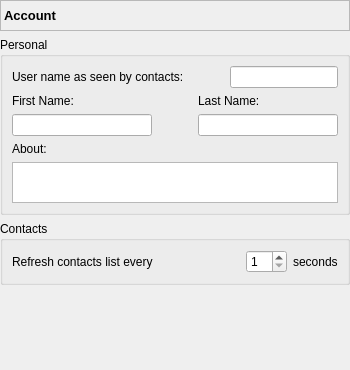
       <widget class="QWidget" name="pageAccount">
        <layout class="QVBoxLayout" name="verticalLayout_11">
         <property name="margin">
          <number>0</number>
         </property>
         <item>
          <widget class="QLabel" name="lblAccountPage">
           <property name="sizePolicy">
            <sizepolicy hsizetype="Preferred" vsizetype="Fixed">
             <horstretch>0</horstretch>
             <verstretch>0</verstretch>
            </sizepolicy>
           </property>
           <property name="minimumSize">
            <size>
             <width>0</width>
             <height>31</height>
            </size>
           </property>
           <property name="font">
            <font>
             <pointsize>10</pointsize>
             <weight>75</weight>
             <bold>true</bold>
            </font>
           </property>
           <property name="frameShape">
            <enum>QFrame::StyledPanel</enum>
           </property>
           <property name="frameShadow">
            <enum>QFrame::Sunken</enum>
           </property>
           <property name="text">
            <string>Account</string>
           </property>
          </widget>
         </item>
         <item>
          <widget class="QGroupBox" name="grpPersonal">
           <property name="title">
            <string>Personal</string>
           </property>
           <layout class="QVBoxLayout" name="verticalLayout_9">
            <item>
             <layout class="QHBoxLayout" name="horizontalLayout_4">
              <item>
               <widget class="QLabel" name="lblUserNameDesc">
                <property name="text">
                 <string>User name as seen by contacts:</string>
                </property>
               </widget>
              </item>
              <item>
               <spacer name="horizontalSpacer_2">
                <property name="orientation">
                 <enum>Qt::Horizontal</enum>
                </property>
                <property name="sizeHint" stdset="0">
                 <size>
                  <width>40</width>
                  <height>20</height>
                 </size>
                </property>
               </spacer>
              </item>
              <item>
               <widget class="QLineEdit" name="txtUserName"/>
              </item>
             </layout>
            </item>
            <item>
             <layout class="QHBoxLayout" name="horizontalLayout_5">
              <item>
               <layout class="QVBoxLayout" name="verticalLayout_6">
                <item>
                 <widget class="QLabel" name="lblFirstNameDesc">
                  <property name="text">
                   <string>First Name:</string>
                  </property>
                 </widget>
                </item>
                <item>
                 <widget class="QLineEdit" name="txtFirstName"/>
                </item>
               </layout>
              </item>
              <item>
               <spacer name="horizontalSpacer_3">
                <property name="orientation">
                 <enum>Qt::Horizontal</enum>
                </property>
                <property name="sizeType">
                 <enum>QSizePolicy::Minimum</enum>
                </property>
                <property name="sizeHint" stdset="0">
                 <size>
                  <width>40</width>
                  <height>20</height>
                 </size>
                </property>
               </spacer>
              </item>
              <item>
               <layout class="QVBoxLayout" name="verticalLayout_7">
                <item>
                 <widget class="QLabel" name="lblLastNameDesc">
                  <property name="text">
                   <string>Last Name:</string>
                  </property>
                 </widget>
                </item>
                <item>
                 <widget class="QLineEdit" name="txtLastName"/>
                </item>
               </layout>
              </item>
             </layout>
            </item>
            <item>
             <layout class="QVBoxLayout" name="verticalLayout_8">
              <item>
               <widget class="QLabel" name="lblAboutDesc">
                <property name="text">
                 <string>About:</string>
                </property>
               </widget>
              </item>
              <item>
               <widget class="QPlainTextEdit" name="txtAbout">
                <property name="sizePolicy">
                 <sizepolicy hsizetype="Expanding" vsizetype="Fixed">
                  <horstretch>0</horstretch>
                  <verstretch>0</verstretch>
                 </sizepolicy>
                </property>
                <property name="maximumSize">
                 <size>
                  <width>16777215</width>
                  <height>41</height>
                 </size>
                </property>
               </widget>
              </item>
             </layout>
            </item>
           </layout>
          </widget>
         </item>
         <item>
          <widget class="QGroupBox" name="grpContacts">
           <property name="title">
            <string>Contacts</string>
           </property>
           <layout class="QVBoxLayout" name="verticalLayout_10">
            <item>
             <layout class="QHBoxLayout" name="horizontalLayout_6">
              <item>
               <widget class="QLabel" name="lblRefreshTimeDesc">
                <property name="text">
                 <string>Refresh contacts list every</string>
                </property>
               </widget>
              </item>
              <item>
               <spacer name="horizontalSpacer_4">
                <property name="orientation">
                 <enum>Qt::Horizontal</enum>
                </property>
                <property name="sizeHint" stdset="0">
                 <size>
                  <width>40</width>
                  <height>20</height>
                 </size>
                </property>
               </spacer>
              </item>
              <item>
               <widget class="QSpinBox" name="spnRefreshTime">
                <property name="minimum">
                 <number>1</number>
                </property>
                <property name="maximum">
                 <number>60</number>
                </property>
               </widget>
              </item>
              <item>
               <widget class="QLabel" name="lblSecondsDesc">
                <property name="text">
                 <string>seconds</string>
                </property>
               </widget>
              </item>
             </layout>
            </item>
           </layout>
          </widget>
         </item>
         <item>
          <spacer name="verticalSpacer_2">
           <property name="orientation">
            <enum>Qt::Vertical</enum>
           </property>
           <property name="sizeHint" stdset="0">
            <size>
             <width>20</width>
             <height>85</height>
            </size>
           </property>
          </spacer>
         </item>
        </layout>
       </widget>
